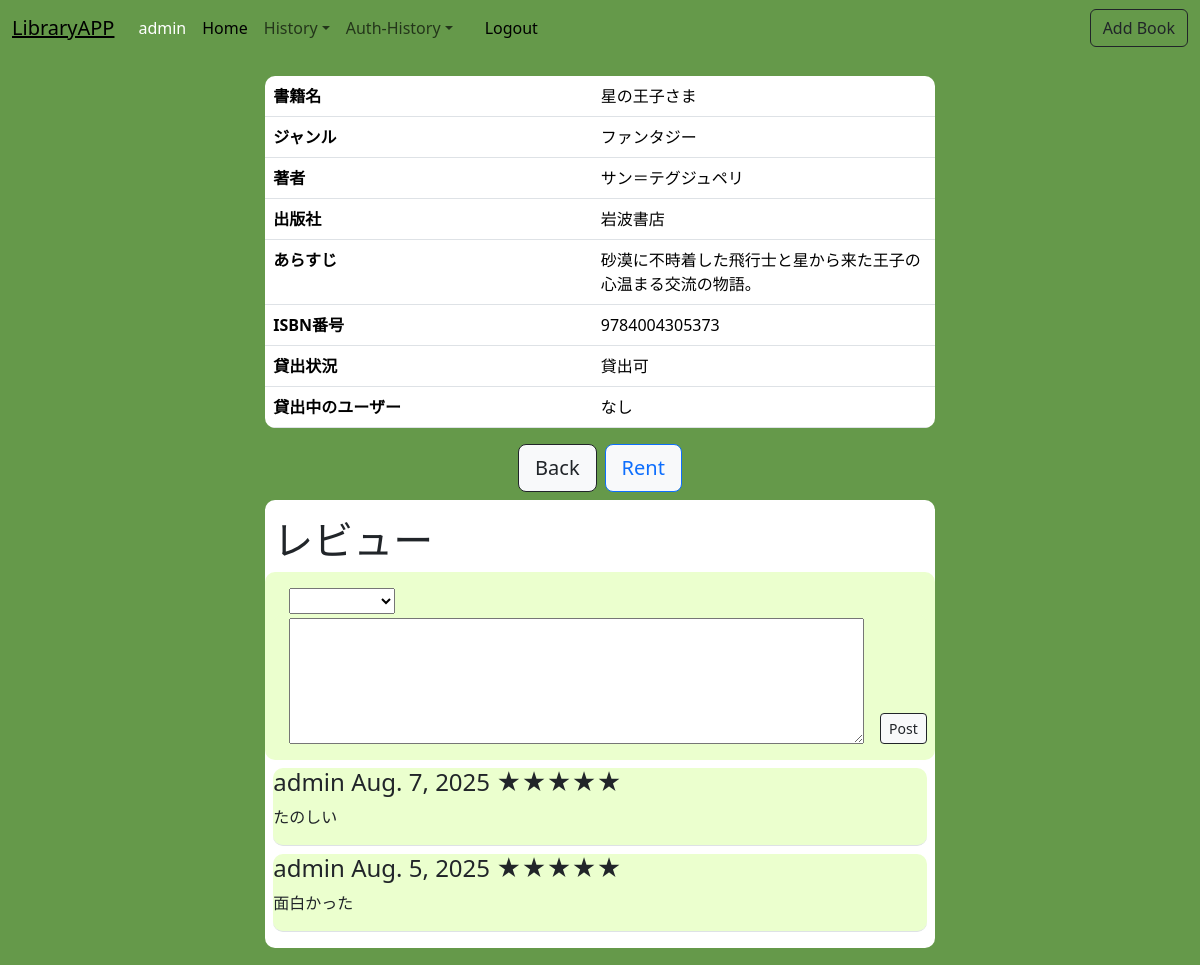
/1/ (signed in), run on the app's committed database.
### library/models.py (models this page shows, shortened)
class Book(models.Model):
    title = models.CharField(max_length=255)
    genre = models.CharField(max_length=100)
    ISBN = models.CharField(max_length=20)
    author = models.CharField(max_length=20)
    publisher = models.CharField(max_length=20)
    content = models.TextField()
    lendStatus = models.BooleanField(default=True)  # True = 貸出可能

class Review(models.Model):
    user = models.ForeignKey(User, on_delete=models.CASCADE)
    book = models.ForeignKey(Book, on_delete=models.CASCADE)
    postDate = models.DateField(auto_now_add=True)
    star = models.CharField(max_length=20, blank=True, null=True)
    content = models.TextField()

### library/views.py (the view)
# urls.py: path('<int:pk>/', views.DetailView.as_view(), name='detail'),   # 投稿詳細ページ
class DetailView(generic.DetailView):
    model = Book
    template_name = 'library/detail.html'
    def get_context_data(self, **kwargs):
        context = super().get_context_data(**kwargs)
        user = self.request.user
        book = self.object
        context['can_return'] = LendingHistory.objects.filter(
            user=user,
            book=book,
            returnDate__isnull=True
        ).exists() if user.is_authenticated else False
        lending_users = LendingHistory.objects.filter(
            book=book,
            returnDate__isnull=True
        ).values_list('user__username', flat=True)
        context['lending_users'] = lending_users
        context['reviews'] = Review.objects.filter(book=book).order_by('-postDate')
        return context

### templates/library/detail.html (shortened to what this page needs)
{% extends "base.html" %}
{% block content %}
<div class="container">
<table class="table table-hover table-ditail">
    <tr>
        <th>書籍名</th>
        <td>{{ object.title }}</td>
    </tr>
    <tr>
        <th>ジャンル</th>
        <td>{{ object.genre }}</td>
    </tr>
    <tr>
        <th>著者</th>
        <td>{{ object.author }}</td>
    </tr>
    <tr>
        <th>出版社</th>
        <td>{{ object.publisher }}</td>
    </tr>
    <tr>
        <th>あらすじ</th>
        <td>{{ object.content }}</td>
    </tr>
    <tr>
        <th>ISBN番号</th>
        <td>{{ object.ISBN }}</td>
    </tr>
<tr>
    <th>貸出状況</th>
    <td>
        {% if object.lendStatus %}
            <span>貸出可</span>
        {% elif user.username in lending_users %}
            <span>あなたが貸借中です</span>
        {% else %}
            <span>貸出不可</span>
        {% endif %}
    </td>
</tr>
{% if user.is_staff %}
    <tr>
        <th>貸出中のユーザー</th>
        <td>
            {% if lending_users %}
                {% for username in lending_users %}
                    {{ username }}{% if not forloop.last %}, {% endif %}
                {% endfor %}
            {% else %}
                なし
            {% endif %}
        </td>
    </tr>
{% endif %}
</table>
<div class="d-flex justify-content-center mb-2">
    {% if request.GET.next == 'rental' %}
    <a href="{% url 'library:rental_history' %}" class="btn btn-light btn-outline-dark btn-primary btn-lg ">Back</a>
    {% else %}
    <a href="{% url 'library:index' %}" class="btn btn-light btn-outline-dark btn-primary btn-lg ">Back</a>
    {% endif %}
    {% if user.is_authenticated %}
        {% if request.GET.next == 'rental' %}
        <a  href="{% url 'library:rentPage' object.id %}?next=rental" class="btn btn-light btn-outline-primary btn-primary btn-lg ms-2 ">Rent</a>
        {% else %}
        <a  href="{% url 'library:rentPage' object.id %}" class="btn btn-light btn-outline-primary btn-primary btn-lg ms-2 ">Rent</a>
        {% endif %}
    {% endif %}
</div>
<div class="bg-white ms-auto me-auto mb-3 reviewDiv pb-2">
  <h1 class="pt-3 ps-2">レビュー</h1>
    <form method="POST" action="{% url 'library:post_review' book.pk %}">
        <div>
            <select name="star" class="ms-4 mt-3" required>
                <option></option>
                <option value="☆☆☆☆☆">☆☆☆☆☆</option>
            </select>
            <div class="m-2 mt-0 d-flex">
                <textarea name="review" rows=5 cols=70 class="m-3 mt-1" required></textarea>
                <input type="submit" class="mb-3 mt-auto btn btn-light btn-outline-dark btn-primary btn-sm" value="Post">
            </div>
        </div>
    </form>
  {% for review in reviews %}
    <div class="m-2 border-bottom">
      <h4>{{ review.user.username }} {{ review.postDate }} {{ review.star }}</h4>
      <p>{{ review.content }}</p>
    </div>
  {% empty %}
    <p class="ms-3">まだレビューはありません。</p>
  {% endfor %}
</div>
{% endblock %}

### templates/base.html (shortened to what this page needs)
{% load django_bootstrap5 %}
<!DOCTYPE html>
<html lang="ja">
<head>
    {% load static %}
    <link rel="stylesheet" href="{% static 'css/style.css' %}">
    {% bootstrap_css %}
</head>
<body>
    <nav class="navbar navbar-expand-lg nav-bg">
        <div class="container-fluid">
            <a class="navbar-brand text-decoration-underline" href="{% url 'library:index' %}">LibraryAPP</a>
            <div class="collapse navbar-collapse" id="navbarSupportedContent">
                <ul class="navbar-nav me-auto mb-2 mb-lg-0">
                    <li class="nav-item">
                    {% if user.is_authenticated %}
                        <span class="nav-link active"><p class="text-deepGreen">{{ user }}</p></span>
                    {% endif %}
                    </li>
                    <li class="nav-item">
                        <a class="nav-link active" aria-current="page" href="{% url 'library:index' %}">Home</a>
                    </li>
                    {% if user.is_authenticated %}
                    <li class="nav-item dropdown">
                    <a class="nav-link dropdown-toggle" href="#" role="button" data-bs-toggle="dropdown" aria-expanded="false">History</a>
                    </li>
                    {% endif %}
                    {% if user.is_staff %}
                    <li class="nav-item dropdown">
                    <a class="nav-link dropdown-toggle" href="#" role="button" data-bs-toggle="dropdown" aria-expanded="false">Auth-History</a>
                    </li>
                    {% endif %}
                    <li class="nav-item">
                        <a class="nav-link" href="#"></a>
                    </li>
                    <li class="nav-item">
                    {% if user.is_authenticated %}
                        <a href="{% url 'library:logout' %}" class="nav-link active">Logout</a>
                    {% else %}
                        <a href="{% url 'library:login' %}" class="nav-link active">Login</a>
                    {% endif %}
                    </li>
                </ul>
                {% if user.is_staff %}
                <a  href="{% url 'library:create' %}" class="btn btn-outline-dark ms-2">Add Book</a>
                {% endif %}
            </div>
        </div>
    </nav>
    {% block content %}{% endblock %}
</body>

### static/css/style.css (style rules this page uses)
table { border-radius: 10px; overflow: hidden; border-collapse: collapse; margin-top: 20px; }
.nav-bg { background-color: rgb(101, 153, 74); }
body { background-color: rgb(101, 153, 74) !important; }
td { white-space: nowrap; overflow: hidden; text-overflow: ellipsis; max-width: 150px; }
.table-ditail { width: 60% !important; margin: 20px auto; }
.table-ditail td { white-space: normal; overflow: visible; text-overflow: clip; }
.text-deepGreen { color: white; margin: 0; padding: 0; }
.reviewDiv { width: 60%; border-radius: 10px; }
.reviewDiv div { background-color: rgb(235, 255, 206); border-radius: 10px; }

### data on the page
Book: title "星の王子さま", genre "ファンタジー", author "サン＝テグジュペリ", publisher "岩波書店", content "砂漠に不時着した飛行士と星から来た王子の心温まる交流の物語。", ISBN "9784004305373"
Review: user.username "admin", postDate "Aug. 7, 2025", star "★★★★★", content "たのしい"
Review: user.username "admin", postDate "Aug. 5, 2025", star "★★★★★", content "面白かった"

### other printed values
{{ user }} "admin"
